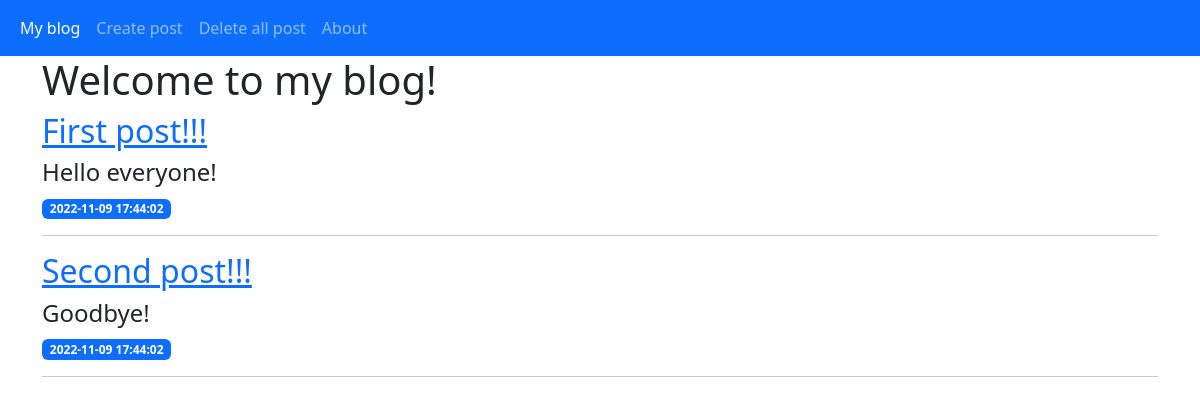
Before: / with the older database file.
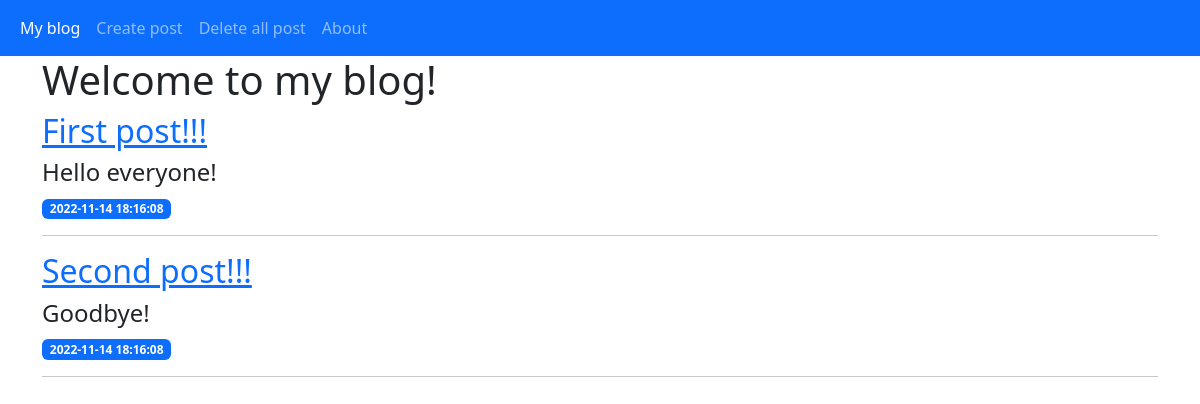
After: the same page with the newer database file.
### tables this page shows
CREATE TABLE posts (
    id INTEGER PRIMARY KEY AUTOINCREMENT,
    title TEXT NOT NULL,
    content TEXT NOT NULL,
    created TIMESTAMP NOT NULL DEFAULT CURRENT_TIMESTAMP
);

### main.py (the view)
@app.route('/')
def index():
    connection = get_db_connection()
    posts = connection.execute('SELECT * FROM posts').fetchall()
    return render_template('index.html', posts=posts)

### main.py (called while the page is built)
def get_db_connection():
    connection = sqlite3.connect('database.db')
    connection.row_factory = sqlite3.Row
    return connection

### templates/index.html
{% extends 'base.html' %}
{% block content %}
    <h1> Welcome to my blog! </h1>
    {% for post in posts %}
        <a href="{{ url_for('post', post_id=post['id']) }}">
            <h2>{{ post['title'] }}</h2>
        </a>
        <h4>{{ post['content'] }}</h4>
        <span class ="badge bg-primary">{{ post['created'] }}</span>
        <hr>
    {% endfor %}
{% endblock %}

### templates/base.html (shortened to what this page needs)
<!doctype html>
<html>
<head>
</head>
    <link href="https://cdn.jsdelivr.net/npm/bootstrap@5.2.2/dist/css/bootstrap.min.css" rel="stylesheet">
<body>
<nav class="navbar navbar-expand-sm bg-primary navbar-dark">
  <div class="container-fluid">
    <ul class="navbar-nav">
      <li class="nav-item">
        <a class="nav-link active" href="{{ url_for('index') }}"> My blog</a>
      </li>
      <li class="nav-item">
        <a class="nav-link" href="{{ url_for('create') }}">Create post</a>
      </li>
      <li class="nav-item">
        <a class="nav-link" href="#">Delete all post</a>
      </li>
      <li class="nav-item">
        <a class="nav-link" href="#">About</a>
      </li>
    </ul>
  </div>
</nav>
        <div class="container">
             {% block content %}{% endblock %}
    </div>
</body>
</html>

Changed rows visible on the page:
changed posts "First post!!!": created "2022-11-09 17:44:02" → "2022-11-14 18:16:08"
changed posts "Second post!!!": created "2022-11-09 17:44:02" → "2022-11-14 18:16:08"
